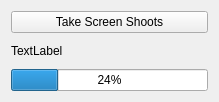
<?xml version="1.0" encoding="UTF-8"?>
<ui version="4.0">
 <class>wmscreenshoterguibase</class>
 <widget class="QWidget" name="wmscreenshoterguibase">
  <property name="geometry">
   <rect>
    <x>0</x>
    <y>0</y>
    <width>219</width>
    <height>102</height>
   </rect>
  </property>
  <property name="windowTitle">
   <string>Form</string>
  </property>
  <layout class="QVBoxLayout" name="verticalLayout_3">
   <item>
    <layout class="QVBoxLayout" name="verticalLayout">
     <item>
      <widget class="QPushButton" name="pushButton">
       <property name="text">
        <string>Take Screen Shoots</string>
       </property>
      </widget>
     </item>
     <item>
      <widget class="QLabel" name="label">
       <property name="text">
        <string>TextLabel</string>
       </property>
      </widget>
     </item>
     <item>
      <widget class="QProgressBar" name="progressBar">
       <property name="value">
        <number>24</number>
       </property>
      </widget>
     </item>
    </layout>
   </item>
  </layout>
 </widget>
 <resources/>
 <connections/>
</ui>
